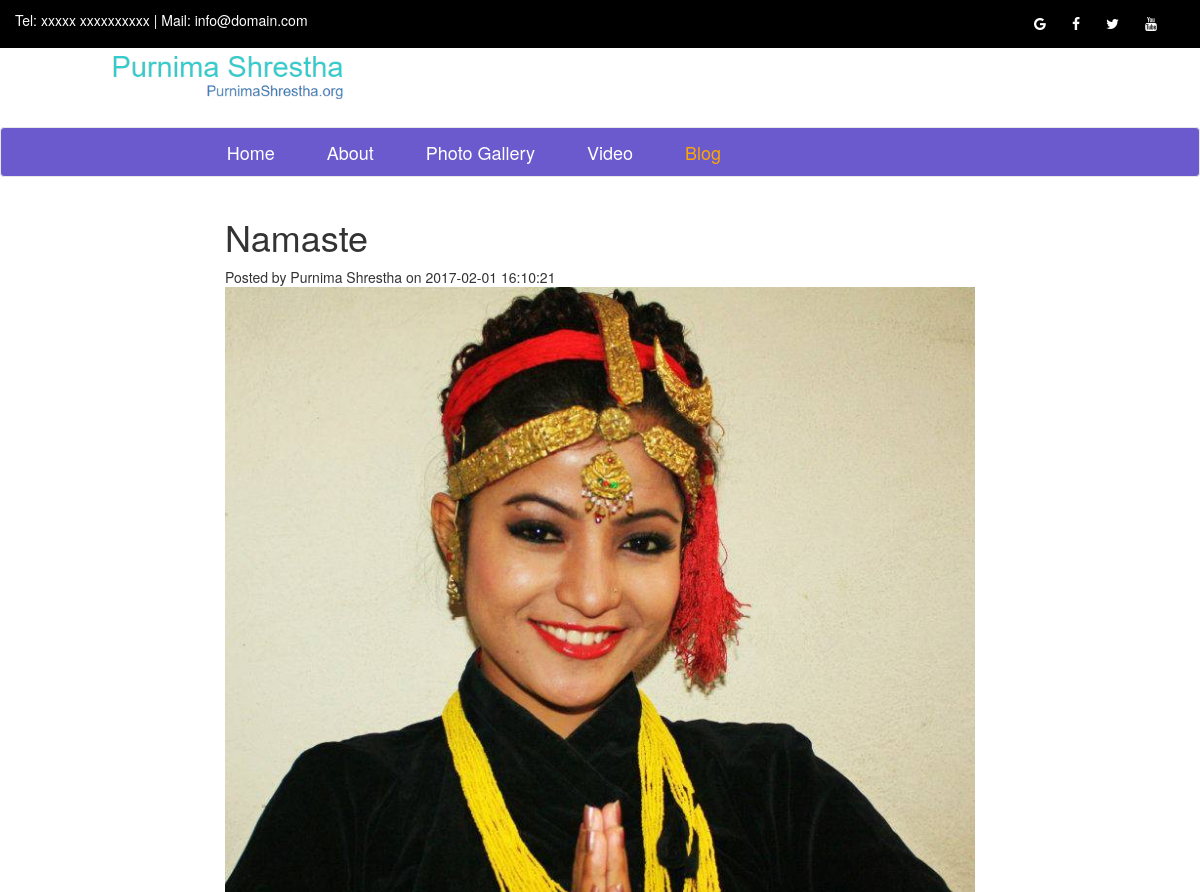
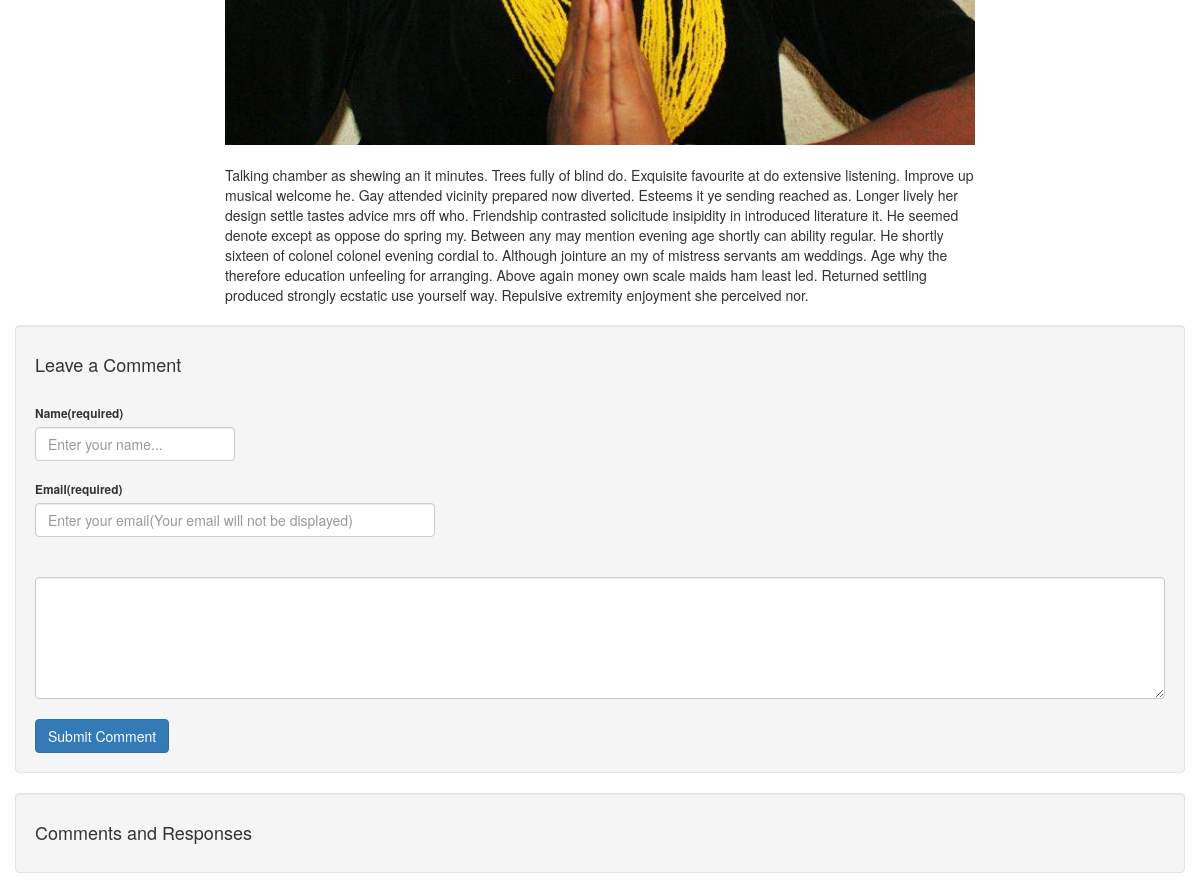
The app's page /blogcontent.php?id=20 with its own data (2 pictures, top to bottom).
### tables this page shows
CREATE TABLE IF NOT EXISTS `tbl_blog` (
`id` int(11) NOT NULL,
  `image` varchar(200) NOT NULL,
  `blog` text NOT NULL,
  `title` varchar(200) NOT NULL,
  `rank` int(11) NOT NULL,
  `status` tinyint(1) NOT NULL DEFAULT '0',
  `created_by` varchar(50) NOT NULL,
  `created_date` datetime NOT NULL,
  `modified_by` varchar(50) NOT NULL,
  `modified_date` datetime NOT NULL,
  `blog_id` int(11) DEFAULT NULL
);

### Admin/class/blog.class.php (called while the page is built, shortened)
<?php
require_once "common.php";
class Blog extends Common{
	public $id,$name,$status,$title,$image,$rank,$modified_by,$modified_date,$created_by,$created_date;
function listBlogByID(){
	$sql = "select * from tbl_blog where id='$this->id' and status=1 ";
	return $this->select($sql);
}
}
?>

### Admin/class/common.php (called while the page is built, shortened)
<?php
class Common{
function connect(){
	$this->conn= new mysqli('localhost','root','','db_blog');
}
	function select($sql){
		$res= $this->conn->query($sql);
		$data= array();
		if ($res->num_rows >0) {
		while ($row=$res->fetch_object()) {
		array_push($data,$row);
		}
	}
	return ($data) ;
}
	function validate_input($var){
		$this->conn->real_escape_string($var);
		return $var;
	}
}
?>

### blogcontent.php (the view, shortened to what this page needs)
<?php
$title='blog content';
require_once "header.php";
require_once"Admin/class/blog.class.php";
$blog= new Blog();
$blog->set('id',$_GET['id']);
$blogdata1=$blog->listBlogByID();
?>
<nav class="navbar navbar-default" style="background-color: #6A5ACD;">
  <div class="container-fluid">
  <div class="row">
  <div class="col-lg-2"></div>
    <div class="collapse navbar-collapse" id="navbar-collapse-1">
      <ul class="nav navbar-nav" id="nab" style="font-size: 18px;">
        <li><a href="index.php">Home</a></li>
        <li><a href="about.php">About</a></li>
        <li><a href="gallery.php">Photo Gallery</a></li>
        <li><a href="video.php">Video</a></li>
        <li><a href="blog.php" class="active">Blog</a></li>
      </ul>
    </div>
  </div>
  </div>
</nav>
<?php foreach($blogdata1 as $bd) { ?>
<div class="container">
            <div class="row">
                <div class="col-lg-8 col-lg-offset-2 col-md-10 col-md-offset-1">
                    <div class="post-heading">
                        <h1><?php echo $bd->title?></h1>
                        <span class="meta">Posted by Purnima Shrestha on <?php echo $bd->created_date?></span>
                    </div>
                </div>
            </div>
            <div class="row">
              <div class="col-lg-8 col-lg-offset-2 col-md-10 col-md-offset-1" style="min-height: 300px;">
                <img src="Admin/images/<?php echo $bd->image?>" class="img-responsive">
              </div>
            </div>
            <br>
            <div class="row">
                <div class="col-lg-8 col-lg-offset-2 col-md-10 col-md-offset-1">
                   <?php echo $bd->blog ?>
                </div>
            </div>
            <div class="row" style="margin-top: 20px;">
              <div class="well">
                  <h4>Leave a Comment</h4><br>
                    <form action="" method="post" id="commentform">
                      <div style="width: 200px;">
                        <label for="name"><small>Name(required)</small></label>
                        <input type="text" class="form-control" required="required" placeholder="Enter your name..." name="name" id="name" size="22"/>
                      </div>
                      <br/>
                      <div style="width: 400px;">
                        <label for="email"><small>Email(required)</small></label>
                        <input type="text" class="form-control" required="required" placeholder="Enter your email(Your email will not be displayed)" name="email" id="email" size="22"/>
                      </div>
                      <br/>
                      <div>
                        <textarea name="comment" class="form-control" required="required"  id="comment" style="margin-top: 20px; padding: 10px;" rows="5"></textarea>
                      </div>
                      <br/>
                      <input type="submit" class="btn btn-primary" name="saveComment" value="Submit Comment" />
                    </form>
              </div>
            </div>
            <div class="row">
                <div id="leaveacomment" class="well">
                  <h4>Comments and Responses</h4>
            </div>
    <?php } ?>

### css/lightbox.css (style rules this page uses)
body:after { content: url(../img/close.png) url(../img/loading.gif) url(../img/prev.png) url(../img/next.png); display: none; }

### header.php (style rules this page uses)
#nab { list-style-type: none; margin: 0; padding: 0; overflow: hidden; }
#nab li { float: left; }
#nab li a { display: block; color: white; text-align: center; padding: 14px 16px; text-decoration: none; margin: 0px 10px; }
#nab .active { color: orange; }

### records on screen
tbl_blog: title "Namaste", created_date "2017-02-01 16:10:21", image (picture), blog "Talking chamber as shewing an it minutes. Trees fully of blind do. Exquisite favourite at do extensive listening. Improve up musical welcome he. Gay attended vicinity prepared now diverted. Esteems it ye sending reached as. Longer lively her design settle tastes advice mrs off who. Friendship contrasted solicitude insipidity in introduced literature it. He seemed denote except as oppose do spring my. Between any may mention evening age shortly can ability regular. He shortly sixteen of colonel colonel evening cordial to. Although jointure an my of mistress servants am weddings. Age why the therefore education unfeeling for arranging. Above again money own scale maids ham least led. Returned…"
